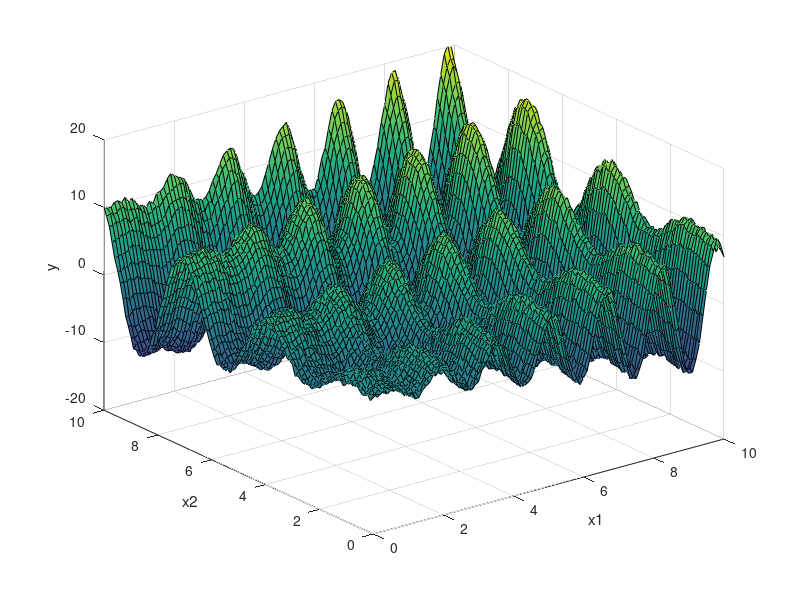

This chart was generated by the following MATLAB code: (Note: this script raises an error after producing the figure.)
%% (1) Initialization
clear
clc

% Generate the observations (x, y)
theta_0t = 0; 
theta_1t = 1;
theta_2t = 1.1;
[X1,X2] = meshgrid(0:0.1:10,0:0.1:10);
Y = theta_0t + theta_1t .* X1 .* sin(4*X1) ...
    + theta_2t .* X2 .* sin(2*X2)  ...
    + (-0.5 + 1 * rand(size(X1))); % adding noise to data

x = [X1(:) X2(:)];
y = Y(:);

% Create augmented x
x_au = [ones(size(x,1),1) x];

figure(1)
surf(X1, X2, Y)
xlabel('x1'), ylabel('x2'), zlabel('y')
axis([0 10 0 10 -20 20])

%% (2) Objective Function Calculation
% Obj. value for true theta
theta = [0 1 1.1]';
J = Nonlinear_ComputeCostwGrad(x_au, y, theta);
disp(['Obj. Value for True Param. = ' num2str(J)])

% Obj. value for some random theta
theta = [4.5 1.1 2.1]';
J = Nonlinear_ComputeCostwGrad(x_au, y, theta);
disp(['Obj. Value for Radom Param. = ' num2str(J)])

%% (3) Gradient Descent
clc
% Initialize fitting parameters
theta0 = zeros(3, 1); % [0 0 0]

% Gradient descent settings
num_iter = 1000;
alpha = 0.05;

disp('Running Gradient Descent ...')
% run gradient descent
[theta, J] = Nonlinear_GradientDescent2(x_au, y, theta0, alpha, num_iter);

% return results
disp(['Theta found by gradient descent: ' ...
    'Theta0 = ' num2str(theta(1)) ', Theta1 = ' num2str(theta(2))]);
disp(['Expected Theta values: ' ...
    'Theta0 = ' num2str(theta_0t) ', Theta1 = ' num2str(theta_1t)]);

figure(2)
plot(1:num_iter, J)
xlabel('# of iterations')
ylabel('Obj. function value')

%% (4) Advanced Optimization: fminunc
clc
options = optimoptions('fminunc', ...
    'Algorithm','trust-region', ...
    'SpecifyObjectiveGradient',true, ...
    'Display','iter');

theta0 = zeros(3, 1); % [0 0 0]
fun = @(theta) Nonlinear_ComputeCostwGrad(x_au, y, theta);
theta = fminunc(fun, theta0, options);


%% Investigate the effect of num_iter (Nonlinear f3)
clc
clear J Jtemp theta_all i
% Initialize fitting parameters
theta0 = zeros(3, 1);
% Gradient descent settings
num_iter = [1 5 20 100 500];
alpha = 0.01;
for i = 1:length(num_iter)
    [theta, Jtemp] = Nonlinear_GradientDescent2(x_au, y, theta0, alpha, num_iter(i));
    J(i) = Jtemp(end);
    theta_all(:,i) = theta;
end

% Compare against true theta = [0, 1, 1.1]
true_theta = [0; 1; 1.1];
disp('theta_all (each column = one num_iter level):')
disp(theta_all)
disp('True theta:')
disp(true_theta)
disp('Final J for each num_iter level:')
disp(J)

%% Investigate the effect of alpha (Nonlinear f3)

clear J Jtemp theta_all i
% Initialize fitting parameters
theta0 = zeros(3, 1);
% Gradient descent settings
num_iter = 100;
alpha = [1e-4 1e-3 1e-2 5e-2 1e-1];
for i = 1:length(alpha)
    [theta, Jtemp] = Nonlinear_GradientDescent2(x_au, y, theta0, alpha(i), num_iter);
    J(i) = Jtemp(end);
    theta_all(:,i) = theta;
end

disp('theta_all (each column = one alpha level):')
disp(theta_all)
disp('Final J for each alpha:')
disp(J) 

%% (4) Advanced Optimization: fminunc
clc

%% --- Trust-Region ---
options_tr = optimoptions('fminunc', ...
    'Algorithm','trust-region', ...
    'SpecifyObjectiveGradient',true, ...
    'Display','iter');
theta0 = zeros(3, 1); % [0 0 0]
fun = @(theta) Nonlinear_ComputeCostwGrad(x_au, y, theta);

tic
[theta_tr, fval_tr] = fminunc(fun, theta0, options_tr);
runtime_tr = toc;

%% --- Quasi-Newton ---
options_qn = optimoptions('fminunc', ...
    'Algorithm','quasi-newton', ...
    'SpecifyObjectiveGradient',true, ...
    'Display','iter');

tic
[theta_qn, fval_qn] = fminunc(fun, theta0, options_qn);
runtime_qn = toc;

%% --- Your Implemented Gradient Descent (best parameters from Section 3) ---
best_alpha = 0.05;      % update with your actual best alpha
best_num_iter = 500;    % update with your actual best num_iter

tic
[theta_gd, J_gd] = Nonlinear_GradientDescent2(x_au, y, theta0, best_alpha, best_num_iter);
runtime_gd = toc;
fval_gd = J_gd(end);

%% --- Summary Comparison ---
disp('--- Trust-Region ---')
disp(['Theta = ' num2str(theta_tr')])
disp(['Objective Function Value = ' num2str(fval_tr)])
disp(['Runtime = ' num2str(runtime_tr) ' seconds'])

disp('--- Quasi-Newton ---')
disp(['Theta = ' num2str(theta_qn')])
disp(['Objective Function Value = ' num2str(fval_qn)])
disp(['Runtime = ' num2str(runtime_qn) ' seconds'])

disp('--- Gradient Descent (Implemented) ---')
disp(['Theta = ' num2str(theta_gd')])
disp(['Objective Function Value = ' num2str(fval_gd)])
disp(['Runtime = ' num2str(runtime_gd) ' seconds'])
